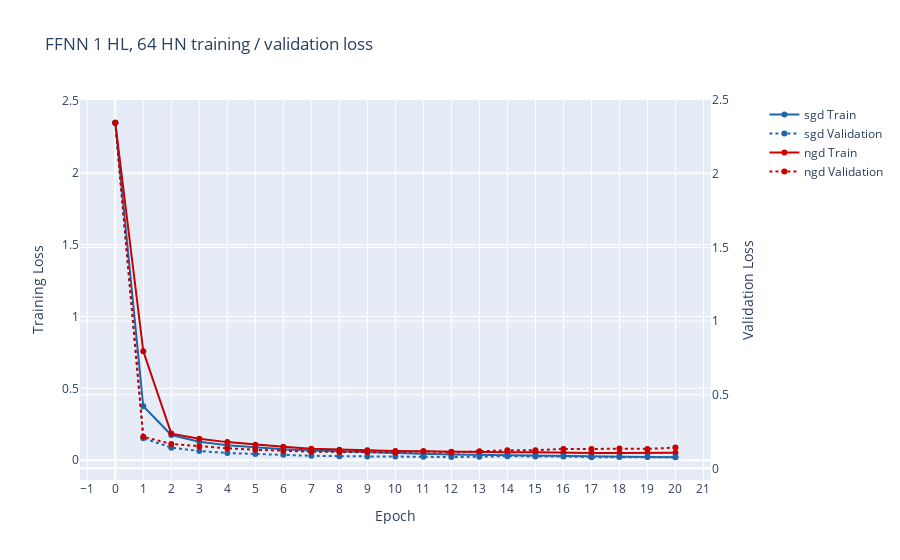
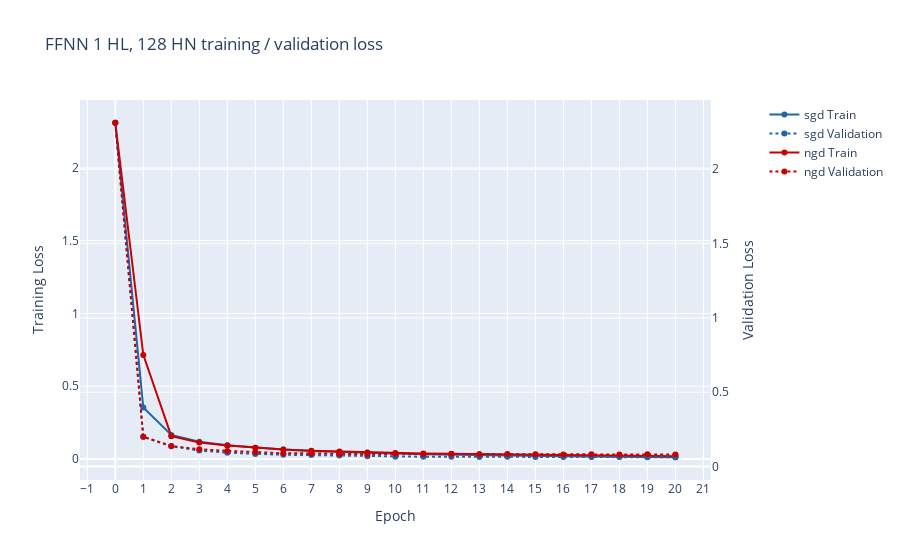
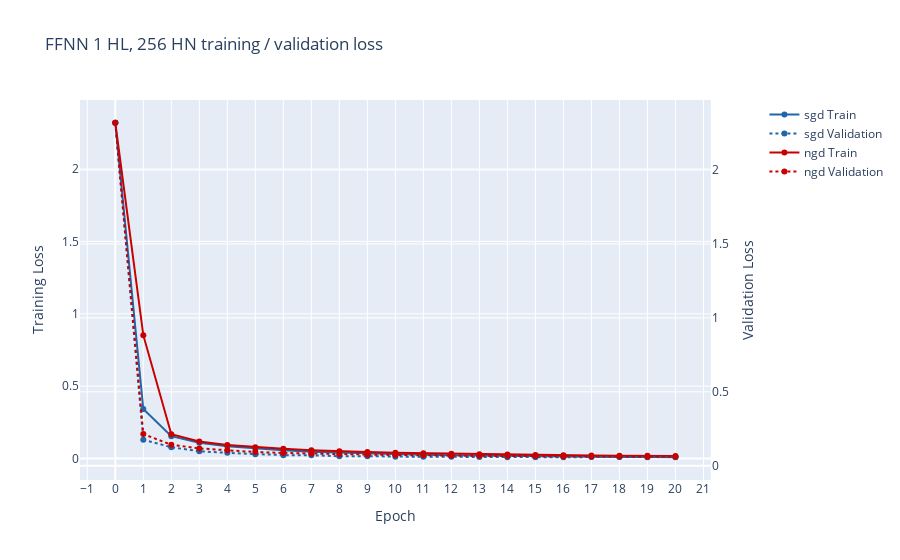
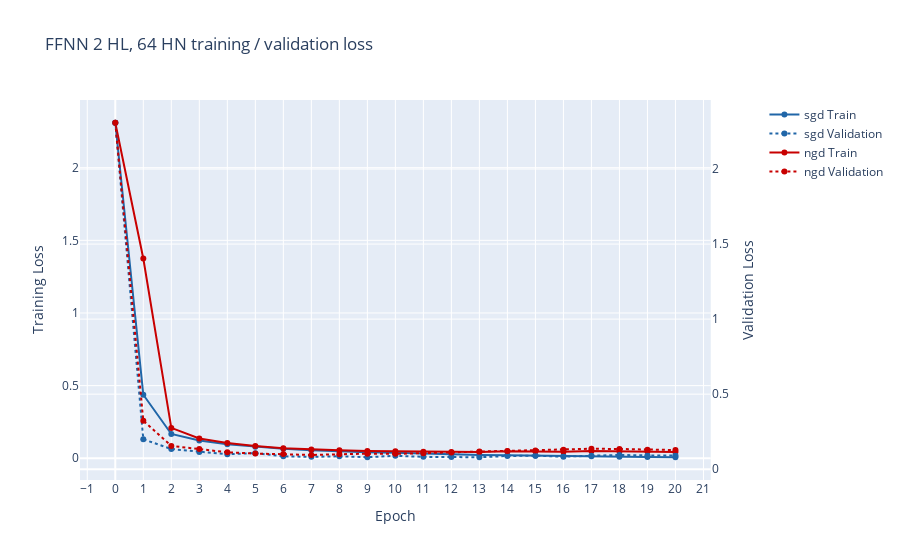

Notebook code for these charts, in order:
### Markdown cell above
#### **3. Visualising training / validation loss results**

Check that the models all converged.

Displays training and testing data for each model separately, with 4 traces on each graph.

The traces are: SGD training, SGD testing, NGD training, NGD testing.

### Code cell
# Display training / val data for all models for NGD / SGD

epochs = np.arange(1, hp["num_epochs"]+1)

loss_figures = {}

color_cycle = ['rgb(32, 102, 168)', 'rgb(200, 0, 0)']

for title in models.keys():
    loss_fig = make_subplots(specs=[[{"secondary_y" : True}]])
    color_index = 0
    for optim in optimizers:
        color = color_cycle[color_index % len(color_cycle)]
        color_index += 1
        loss_fig.add_trace(go.Scatter(
            x=np.arange(0, hp["num_epochs"]+1),
            y=train_losses[title][optim],
            mode="lines+markers",
            line=dict(color=color),
            name=f"{optim} Train",
        ), secondary_y=False)
        loss_fig.add_trace(go.Scatter(
            x=np.arange(0, hp["num_epochs"]+1),
            y=val_losses[title][optim],
            mode="lines+markers",
            line=dict(color=color, dash='dot'),
            name=f"{optim} Validation",
        ), secondary_y=True)
    loss_fig.update_layout(
        title=f"{title} training / validation loss",
        xaxis_title="Epoch",
        xaxis=dict(
            tickmode='linear',
            tick0=0,
            dtick=1,
        ),
        yaxis_type="linear",
    )
    loss_fig.update_yaxes(title_text="Training Loss", secondary_y=False)
    loss_fig.update_yaxes(title_text="Validation Loss", secondary_y=True)
    loss_figures[title] = loss_fig
    loss_fig.show()

### Figure 1 — Plotly figure (JSON) as saved in the notebook; plotly's stock layout.template omitted (floating-point values rounded to 4 significant figures)
{"data": [{"line": {"color": "rgb(32, 102, 168)"}, "mode": "lines+markers", "name": "sgd Train", "type": "scatter", "x": [0, 1, 2, 3, 4, 5, 6, 7, 8, 9, 10, 11, 12, 13, 14, 15, 16, 17, 18, 19, 20], "xaxis": "x", "y": [2.348, 0.3746, 0.1752, 0.1285, 0.1036, 0.08757, 0.07605, 0.06664, 0.06006, 0.05322, 0.04811, 0.04435, 0.04016, 0.03699, 0.03371, 0.03115, 0.0282, 0.02611, 0.02415, 0.02161, 0.02026], "yaxis": "y"}, {"line": {"color": "rgb(32, 102, 168)", "dash": "dot"}, "mode": "lines+markers", "name": "sgd Validation", "type": "scatter", "x": [0, 1, 2, 3, 4, 5, 6, 7, 8, 9, 10, 11, 12, 13, 14, 15, 16, 17, 18, 19, 20], "xaxis": "x", "y": [2.347, 0.2044, 0.1405, 0.1173, 0.1039, 0.09671, 0.09145, 0.08491, 0.08267, 0.08035, 0.08093, 0.07888, 0.07658, 0.07905, 0.08261, 0.08001, 0.0804, 0.0751, 0.07703, 0.07789, 0.07601], "yaxis": "y2"}, {"line": {"color": "rgb(200, 0, 0)"}, "mode": "lines+markers", "name": "ngd Train", "type": "scatter", "x": [0, 1, 2, 3, 4, 5, 6, 7, 8, 9, 10, 11, 12, 13, 14, 15, 16, 17, 18, 19, 20], "xaxis": "x", "y": [2.348, 0.7574, 0.1848, 0.1488, 0.1256, 0.1074, 0.09316, 0.08026, 0.07274, 0.06896, 0.06453, 0.06145, 0.05857, 0.05641, 0.05551, 0.05487, 0.05108, 0.05061, 0.04987, 0.05135, 0.05109], "yaxis": "y"}, {"line": {"color": "rgb(200, 0, 0)", "dash": "dot"}, "mode": "lines+markers", "name": "ngd Validation", "type": "scatter", "x": [0, 1, 2, 3, 4, 5, 6, 7, 8, 9, 10, 11, 12, 13, 14, 15, 16, 17, 18, 19, 20], "xaxis": "x", "y": [2.347, 0.2148, 0.1654, 0.1485, 0.136, 0.1259, 0.1181, 0.1128, 0.1116, 0.1103, 0.1079, 0.1162, 0.1066, 0.1154, 0.1233, 0.1232, 0.1319, 0.1305, 0.1339, 0.1318, 0.1408], "yaxis": "y2"}], "layout": {"title": {"text": "FFNN 1 HL, 64 HN training / validation loss"}, "xaxis": {"anchor": "y", "domain": [0, 0.94], "dtick": 1, "tick0": 0, "tickmode": "linear", "title": {"text": "Epoch"}}, "yaxis": {"anchor": "x", "domain": [0, 1], "title": {"text": "Training Loss"}, "type": "linear"}, "yaxis2": {"anchor": "x", "overlaying": "y", "side": "right", "title": {"text": "Validation Loss"}}}}

### Figure 2 — Plotly figure (JSON) as saved in the notebook; plotly's stock layout.template omitted (floating-point values rounded to 4 significant figures)
{"data": [{"line": {"color": "rgb(32, 102, 168)"}, "mode": "lines+markers", "name": "sgd Train", "type": "scatter", "x": [0, 1, 2, 3, 4, 5, 6, 7, 8, 9, 10, 11, 12, 13, 14, 15, 16, 17, 18, 19, 20], "xaxis": "x", "y": [2.311, 0.3537, 0.1653, 0.1185, 0.09324, 0.07646, 0.06449, 0.05513, 0.04766, 0.04172, 0.03695, 0.03226, 0.02858, 0.02542, 0.0226, 0.02001, 0.01772, 0.01594, 0.01426, 0.01291, 0.0115], "yaxis": "y"}, {"line": {"color": "rgb(32, 102, 168)", "dash": "dot"}, "mode": "lines+markers", "name": "sgd Validation", "type": "scatter", "x": [0, 1, 2, 3, 4, 5, 6, 7, 8, 9, 10, 11, 12, 13, 14, 15, 16, 17, 18, 19, 20], "xaxis": "x", "y": [2.313, 0.2003, 0.1368, 0.1078, 0.09303, 0.08411, 0.07931, 0.07683, 0.07415, 0.06935, 0.06669, 0.06612, 0.06643, 0.06395, 0.0658, 0.06447, 0.06347, 0.06475, 0.06353, 0.0631, 0.06253], "yaxis": "y2"}, {"line": {"color": "rgb(200, 0, 0)"}, "mode": "lines+markers", "name": "ngd Train", "type": "scatter", "x": [0, 1, 2, 3, 4, 5, 6, 7, 8, 9, 10, 11, 12, 13, 14, 15, 16, 17, 18, 19, 20], "xaxis": "x", "y": [2.311, 0.7152, 0.1565, 0.1136, 0.09297, 0.07685, 0.065, 0.05605, 0.05028, 0.04479, 0.04018, 0.03726, 0.03477, 0.03251, 0.02941, 0.02839, 0.02589, 0.02246, 0.0209, 0.01917, 0.01793], "yaxis": "y"}, {"line": {"color": "rgb(200, 0, 0)", "dash": "dot"}, "mode": "lines+markers", "name": "ngd Validation", "type": "scatter", "x": [0, 1, 2, 3, 4, 5, 6, 7, 8, 9, 10, 11, 12, 13, 14, 15, 16, 17, 18, 19, 20], "xaxis": "x", "y": [2.313, 0.2002, 0.1377, 0.1161, 0.1053, 0.09608, 0.08902, 0.08851, 0.0836, 0.08343, 0.08545, 0.08478, 0.08395, 0.08191, 0.08465, 0.08265, 0.08089, 0.08274, 0.08145, 0.08253, 0.08021], "yaxis": "y2"}], "layout": {"title": {"text": "FFNN 1 HL, 128 HN training / validation loss"}, "xaxis": {"anchor": "y", "domain": [0, 0.94], "dtick": 1, "tick0": 0, "tickmode": "linear", "title": {"text": "Epoch"}}, "yaxis": {"anchor": "x", "domain": [0, 1], "title": {"text": "Training Loss"}, "type": "linear"}, "yaxis2": {"anchor": "x", "overlaying": "y", "side": "right", "title": {"text": "Validation Loss"}}}}

### Figure 3 — Plotly figure (JSON) as saved in the notebook; plotly's stock layout.template omitted (floating-point values rounded to 4 significant figures)
{"data": [{"line": {"color": "rgb(32, 102, 168)"}, "mode": "lines+markers", "name": "sgd Train", "type": "scatter", "x": [0, 1, 2, 3, 4, 5, 6, 7, 8, 9, 10, 11, 12, 13, 14, 15, 16, 17, 18, 19, 20], "xaxis": "x", "y": [2.32, 0.3416, 0.154, 0.109, 0.08382, 0.06808, 0.05622, 0.0473, 0.04077, 0.03478, 0.0298, 0.02563, 0.02229, 0.01958, 0.01717, 0.01527, 0.01348, 0.01203, 0.01074, 0.009639, 0.008561], "yaxis": "y"}, {"line": {"color": "rgb(32, 102, 168)", "dash": "dot"}, "mode": "lines+markers", "name": "sgd Validation", "type": "scatter", "x": [0, 1, 2, 3, 4, 5, 6, 7, 8, 9, 10, 11, 12, 13, 14, 15, 16, 17, 18, 19, 20], "xaxis": "x", "y": [2.32, 0.1761, 0.1253, 0.09811, 0.08738, 0.07865, 0.07184, 0.07116, 0.06424, 0.0647, 0.06104, 0.06041, 0.06038, 0.05866, 0.05778, 0.05806, 0.05757, 0.0588, 0.05924, 0.0579, 0.05898], "yaxis": "y2"}, {"line": {"color": "rgb(200, 0, 0)"}, "mode": "lines+markers", "name": "ngd Train", "type": "scatter", "x": [0, 1, 2, 3, 4, 5, 6, 7, 8, 9, 10, 11, 12, 13, 14, 15, 16, 17, 18, 19, 20], "xaxis": "x", "y": [2.32, 0.8522, 0.1681, 0.1173, 0.09332, 0.07835, 0.06655, 0.05718, 0.04942, 0.0442, 0.03937, 0.03602, 0.03235, 0.02904, 0.02686, 0.02467, 0.02315, 0.02061, 0.01935, 0.01826, 0.01676], "yaxis": "y"}, {"line": {"color": "rgb(200, 0, 0)", "dash": "dot"}, "mode": "lines+markers", "name": "ngd Validation", "type": "scatter", "x": [0, 1, 2, 3, 4, 5, 6, 7, 8, 9, 10, 11, 12, 13, 14, 15, 16, 17, 18, 19, 20], "xaxis": "x", "y": [2.32, 0.2145, 0.1419, 0.1175, 0.1048, 0.09279, 0.08648, 0.08208, 0.07704, 0.07476, 0.07253, 0.07133, 0.06796, 0.06688, 0.0654, 0.0652, 0.06288, 0.0626, 0.06232, 0.0611, 0.06107], "yaxis": "y2"}], "layout": {"title": {"text": "FFNN 1 HL, 256 HN training / validation loss"}, "xaxis": {"anchor": "y", "domain": [0, 0.94], "dtick": 1, "tick0": 0, "tickmode": "linear", "title": {"text": "Epoch"}}, "yaxis": {"anchor": "x", "domain": [0, 1], "title": {"text": "Training Loss"}, "type": "linear"}, "yaxis2": {"anchor": "x", "overlaying": "y", "side": "right", "title": {"text": "Validation Loss"}}}}

### Figure 4 — Plotly figure (JSON) as saved in the notebook; plotly's stock layout.template omitted (floating-point values rounded to 4 significant figures)
{"data": [{"line": {"color": "rgb(32, 102, 168)"}, "mode": "lines+markers", "name": "sgd Train", "type": "scatter", "x": [0, 1, 2, 3, 4, 5, 6, 7, 8, 9, 10, 11, 12, 13, 14, 15, 16, 17, 18, 19, 20], "xaxis": "x", "y": [2.309, 0.4375, 0.1675, 0.123, 0.09599, 0.07908, 0.06623, 0.05603, 0.04796, 0.04159, 0.03743, 0.03177, 0.02703, 0.02266, 0.02088, 0.0176, 0.01507, 0.01412, 0.01115, 0.009279, 0.007175], "yaxis": "y"}, {"line": {"color": "rgb(32, 102, 168)", "dash": "dot"}, "mode": "lines+markers", "name": "sgd Validation", "type": "scatter", "x": [0, 1, 2, 3, 4, 5, 6, 7, 8, 9, 10, 11, 12, 13, 14, 15, 16, 17, 18, 19, 20], "xaxis": "x", "y": [2.308, 0.1994, 0.1345, 0.1149, 0.09964, 0.107, 0.08587, 0.0822, 0.0859, 0.08002, 0.08932, 0.08229, 0.08047, 0.07959, 0.08803, 0.08998, 0.08342, 0.08941, 0.09495, 0.09145, 0.09153], "yaxis": "y2"}, {"line": {"color": "rgb(200, 0, 0)"}, "mode": "lines+markers", "name": "ngd Train", "type": "scatter", "x": [0, 1, 2, 3, 4, 5, 6, 7, 8, 9, 10, 11, 12, 13, 14, 15, 16, 17, 18, 19, 20], "xaxis": "x", "y": [2.309, 1.375, 0.2093, 0.136, 0.1046, 0.084, 0.06927, 0.06038, 0.05459, 0.05013, 0.04763, 0.04461, 0.04339, 0.04398, 0.04797, 0.04748, 0.04525, 0.05001, 0.04921, 0.04768, 0.04372], "yaxis": "y"}, {"line": {"color": "rgb(200, 0, 0)", "dash": "dot"}, "mode": "lines+markers", "name": "ngd Validation", "type": "scatter", "x": [0, 1, 2, 3, 4, 5, 6, 7, 8, 9, 10, 11, 12, 13, 14, 15, 16, 17, 18, 19, 20], "xaxis": "x", "y": [2.308, 0.3236, 0.1553, 0.1351, 0.1127, 0.1045, 0.1017, 0.0946, 0.09953, 0.1036, 0.1022, 0.1056, 0.1121, 0.1176, 0.1218, 0.1245, 0.1295, 0.1364, 0.1347, 0.13, 0.1276], "yaxis": "y2"}], "layout": {"title": {"text": "FFNN 2 HL, 64 HN training / validation loss"}, "xaxis": {"anchor": "y", "domain": [0, 0.94], "dtick": 1, "tick0": 0, "tickmode": "linear", "title": {"text": "Epoch"}}, "yaxis": {"anchor": "x", "domain": [0, 1], "title": {"text": "Training Loss"}, "type": "linear"}, "yaxis2": {"anchor": "x", "overlaying": "y", "side": "right", "title": {"text": "Validation Loss"}}}}
